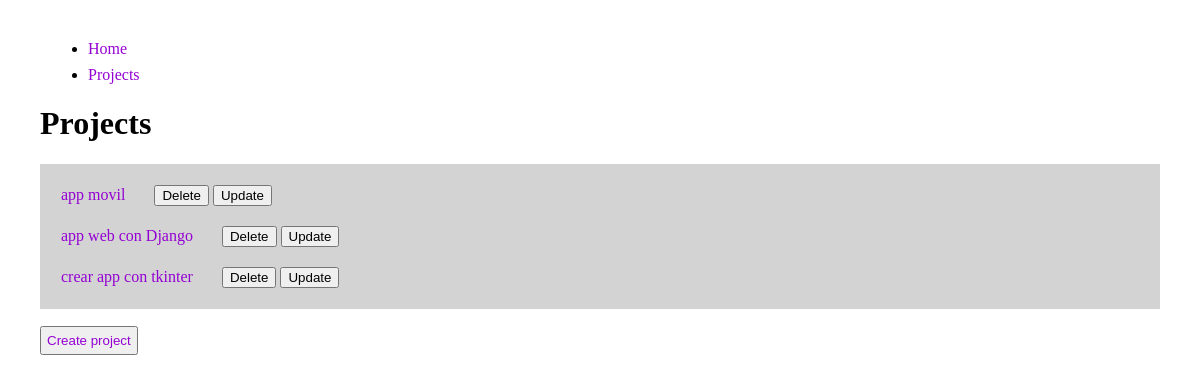
The app's page /projects/, older data.
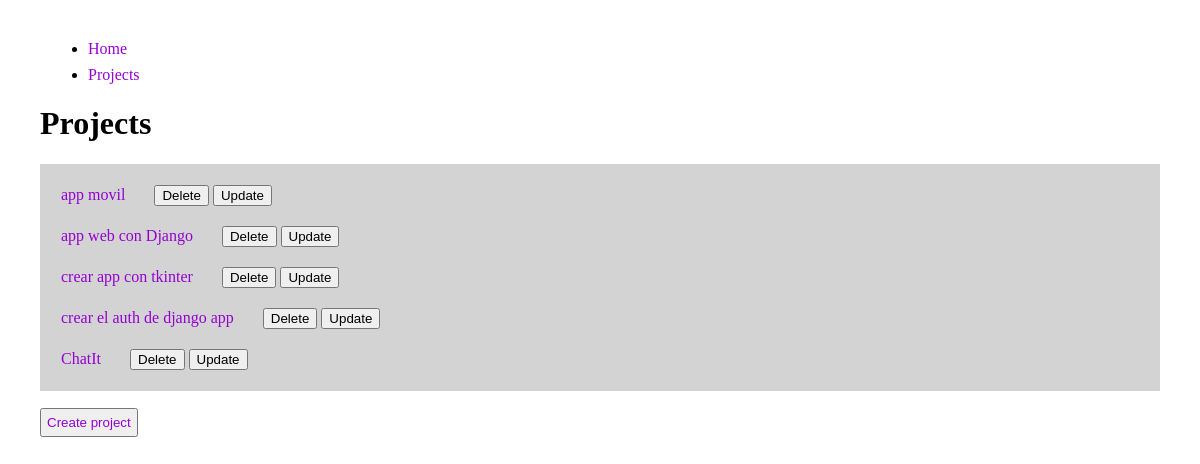
The same page, newer data.
### todoapp/models.py (models this page shows)
class Project(models.Model):
    name = models.CharField(max_length=100)
    def __str__(self):
        return self.name

### todoapp/views.py (the view)
# urls.py: path('projects/', views.projects, name='projects'),
def projects(request):
    projects = Project.objects.all()
    return render(request, 'projects.html', {
        'projects': projects
    })

### todoapp/templates/projects.html (shortened to what this page needs)
{% extends 'layout/base.html' %}
{% block content %}
<!DOCTYPE html>
<html lang="en">
<head>
</head>
<body>
  <h1>Projects</h1>
  <div class="project_div">
    {% for project in projects %}
      <div class="project">
        <a href="/tasks/{{project.id}}">{{ project }}</a>
        <button class="delete-bttn"><a class="delete-a" href="/delete_project/{{project.id}}">Delete</a></button>
        <button><a class="delete-a" href="/update_project/{{project.id}}">Update</a></button>
      </div>
    {% endfor %}
  </div>
  <button class="create_project"><a href="/create_project">Create project</a></button>
</body>
</html>
{% endblock  %}

### todoapp/templates/layout/base.html (shortened to what this page needs)
{% load static %}
<link rel="stylesheet" href="{% static '/css/main.css' %}">
<link rel="stylesheet" href="https://cdn.jsdelivr.net/npm/purecss@3.0.0/build/pure-min.css">
<div class="pure-menu pure-menu-horizontal">
  <ul class="pure-menu-list">
    <li class="pure-menu-item" style="height: auto;">
      <a href="{% url 'home' %}" class="pure-menu-link">Home</a>
    </li>
    <li class="pure-menu-item" style="height: auto;">
      <a href="{% url 'projects' %}" class="pure-menu-link">Projects</a>
    </li>
  </ul>
</div>
{% block content %}
{% endblock content %}

### todoapp/static/css/main.css (style rules this page uses)
body { margin: 40 !important; }
a { text-decoration: none !important; color: darkviolet; }
li { margin: 8; }
.create_project { margin-top: 17; padding: 5; }
.project { margin: 20; background-color: lightgray; }
.project_div { background-color: lightgrey; padding: 1; }
.delete-a { color: black; }
.delete-bttn { margin-left: 25; }

Row changes from the older to the newer data that the page shows:
added Project: name "crear el auth de django app"
added Project: name "ChatIt"
